Frame 1 (no input): blank canvas, image omitted
Frame 60 (no input): blank canvas, image omitted
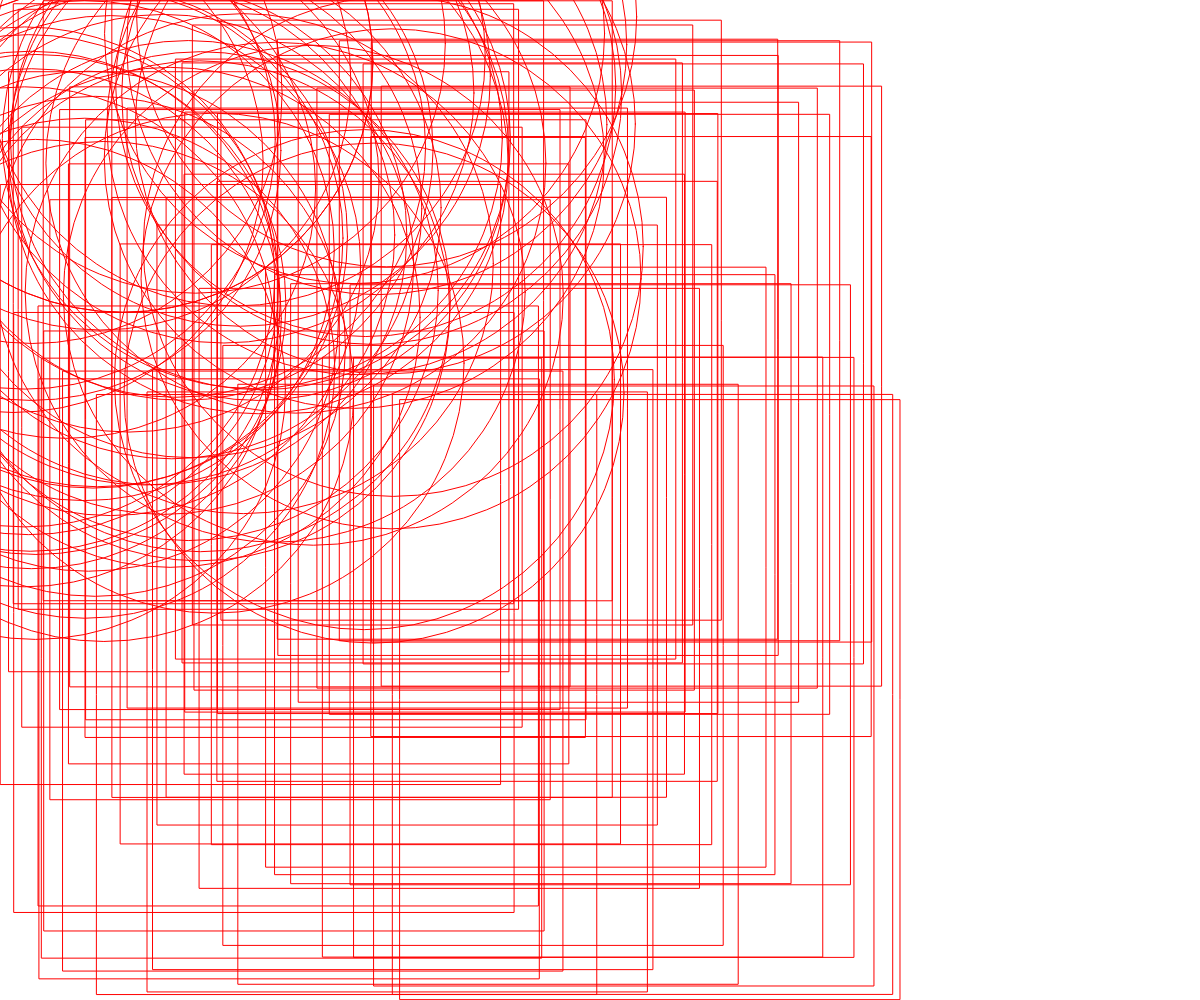
Frame 120 (the mouse pressed at the canvas centre since frame 60)

The p5.js sketch whose frames 1 and 60 were blank and that drew this single picture after the mouse press (run headless with seeded random() and noise() and a simulated clock; from frame 60 on, the mouse is pressed at the canvas centre):

// p5.js sketch
// ── sketch.js
function setup() {
  createCanvas(windowWidth, windowHeight);
  background(500)
  colorMode(HSB)
}

function draw() {
rect(random(400),random(400),mouseY,mouseX)
  stroke(mouseX,mouseY,100)
  noFill()
  circle(random(400),random(400),mouseY)
  stroke(mouseX,mouseY,100)
  noFill()
}
